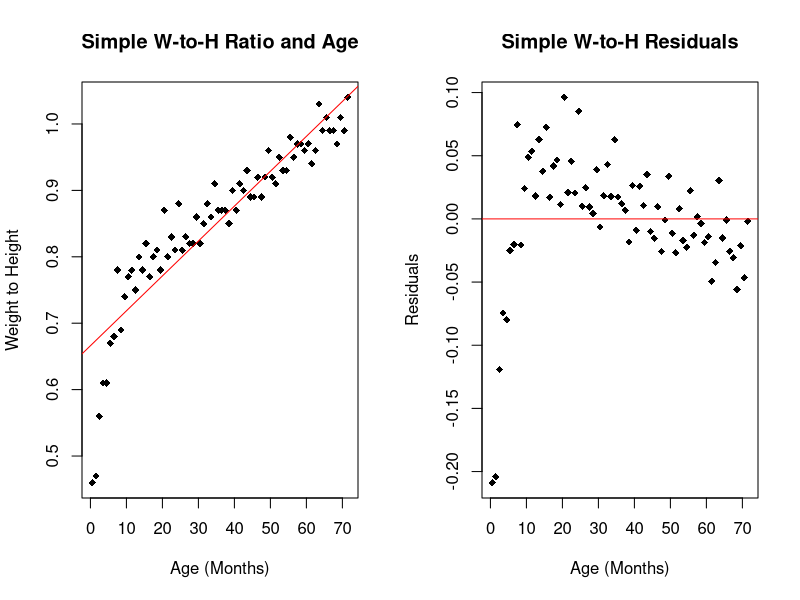
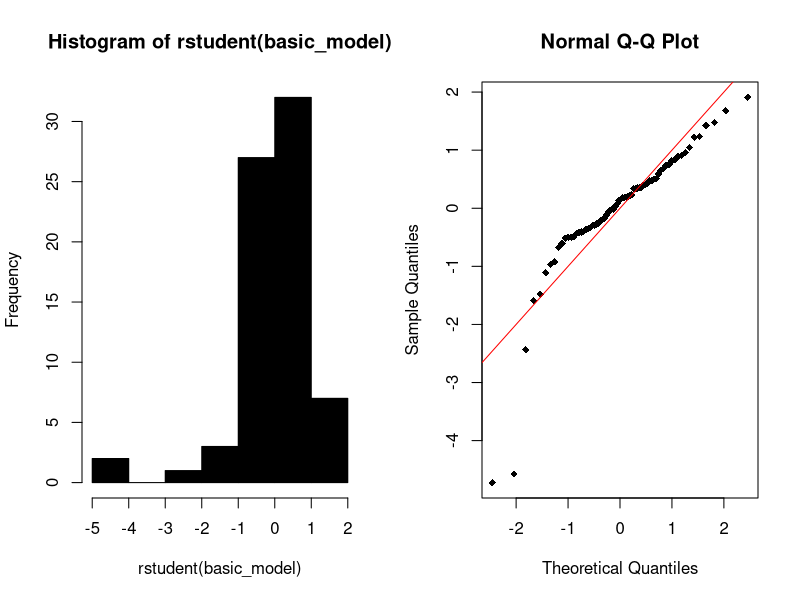
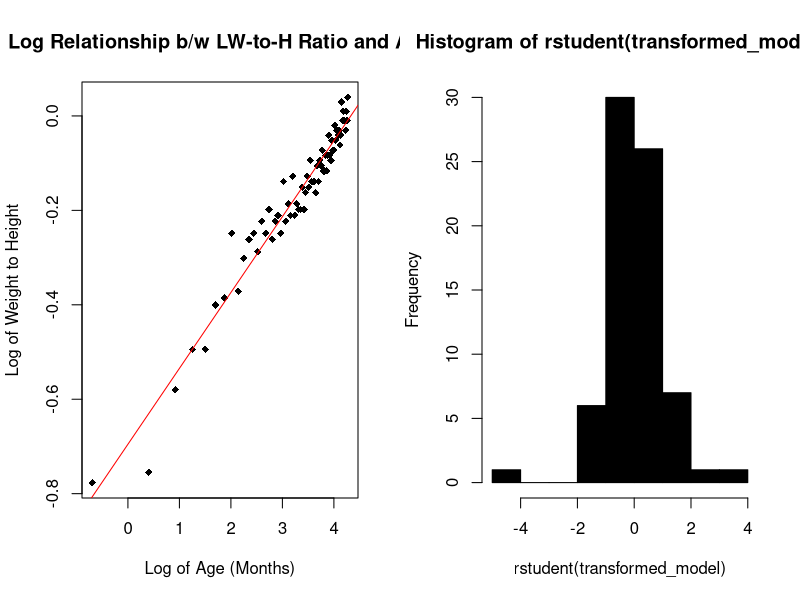
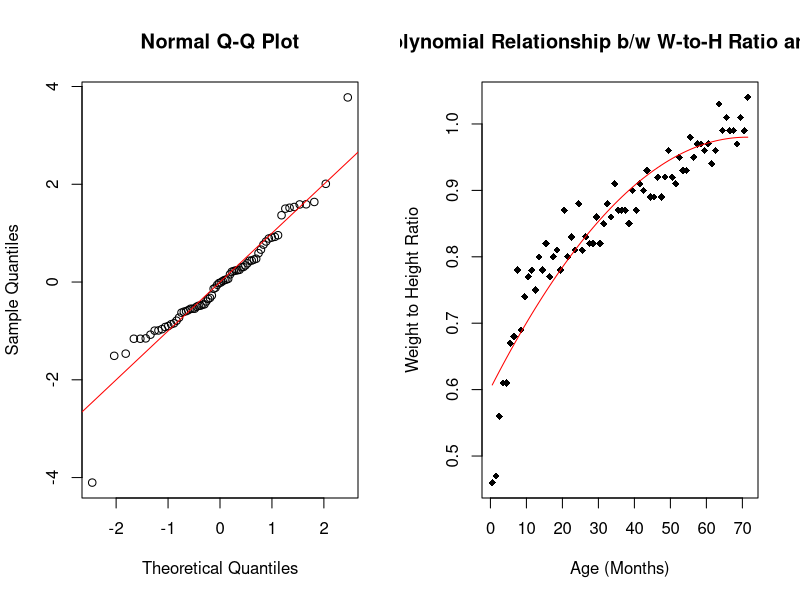
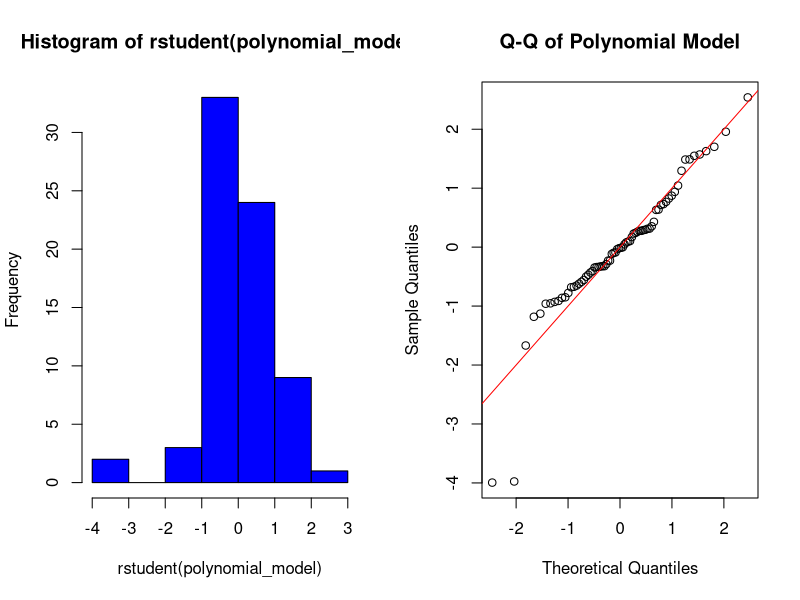
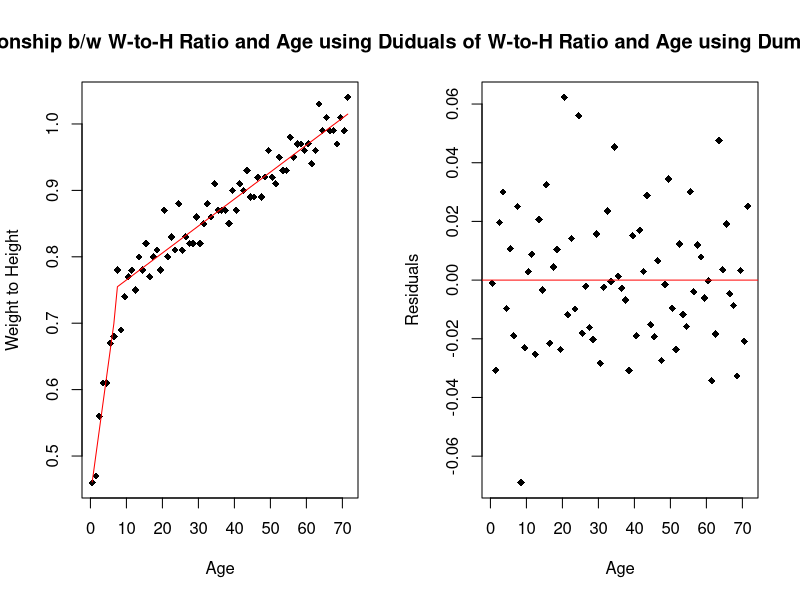
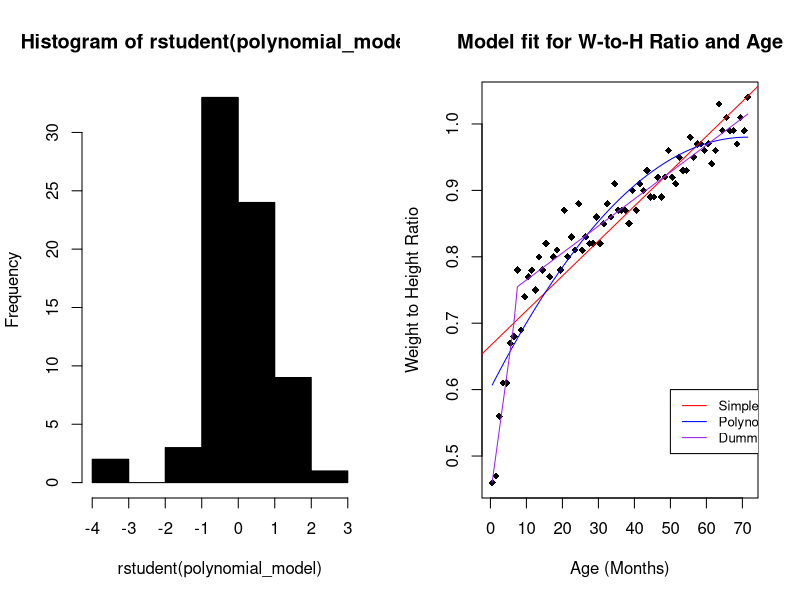
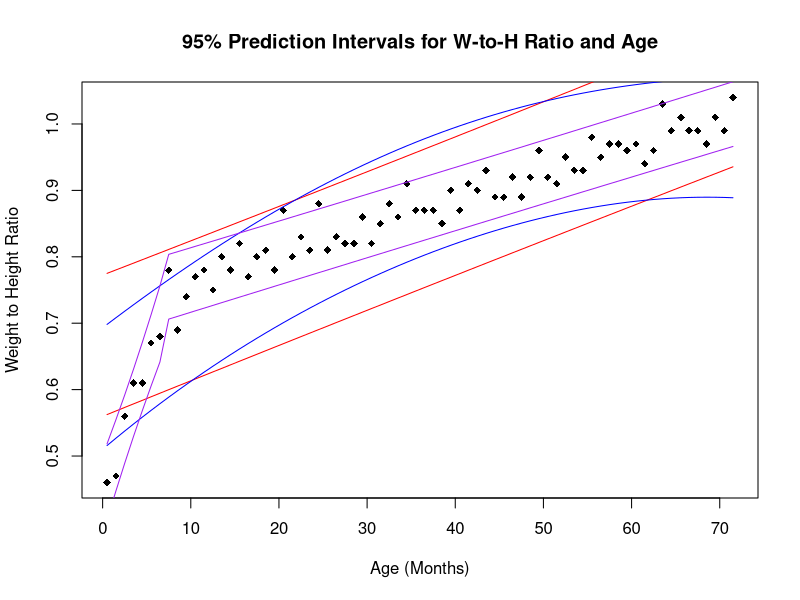

The R script that drew these images, in order:
nutrition = read.csv(file = "nutrition.csv")

### Basic Model ###
par(mfrow=c(1,2)) # Plot + Residuals
basic_relationship = nutrition$woh ~ nutrition$age
plot(
  basic_relationship,
  xlab = "Age (Months)",
  ylab = "Weight to Height",
  main = "Simple W-to-H Ratio and Age",
  pch = 18
)
basic_model = lm(formula = basic_relationship)
abline(basic_model, col=c("red"))
summary(basic_model)
anova(basic_model)

# Check the Model
residual_relationship = basic_model$residuals ~ nutrition$age
residual_model = lm(formula = residual_relationship)
plot(
  residual_relationship,
  xlab = "Age (Months)",
  ylab = "Residuals",
  main = "Simple W-to-H Residuals",
  pch = 18
)
abline(residual_model, col=c("red"))
summary(residual_model)

hist(rstudent(basic_model), col = c("black"))
qqnorm(rstudent(basic_model), col = c("black"), pch = 18)
abline(a = 0, b = 1, col = c("red"))

### Transformed Model ###
transformed_relationship = log(nutrition$woh) ~ log(nutrition$age)
plot(
  transformed_relationship,
  xlab = "Log of Age (Months)",
  ylab = "Log of Weight to Height",
  main = "Log Relationship b/w LW-to-H Ratio and Age",
  pch = 18
)
transformed_model = lm(formula = transformed_relationship)
abline(transformed_model, col=c("red"))
anova(transformed_model)
summary(transformed_model)

# Check the model
hist(rstudent(transformed_model), col = c("black"))
qqnorm(rstudent(transformed_model), col = c("black"))
abline(a = 0, b = 1, col = c("red"))

### Polynomial Model ###
nutrition$age_squared = nutrition$age ^ 2
polynomial_relationship = nutrition$woh ~ nutrition$age + nutrition$age_squared
plot(
  nutrition$woh ~ nutrition$age,
  xlab = "Age (Months)",
  ylab = "Weight to Height Ratio",
  main = "Polynomial Relationship b/w W-to-H Ratio and Age",
  pch = 18
)
polynomial_model = lm(formula = nutrition$woh ~ nutrition$age + nutrition$age_squared)
lines(nutrition$age, fitted(polynomial_model), col = c("red"))
summary(polynomial_model)
anova(polynomial_model)

polynomial_residual_relationship = polynomial_model$residuals ~ nutrition$age
polynomial_residual_model = lm(formula = polynomial_residual_relationship)

hist(rstudent(polynomial_model), col = c("blue"))
qqnorm(rstudent(polynomial_model), col = c("black"), main = "Q-Q of Polynomial Model")
abline(a = 0, b = 1, col = c("red"))

# Dummy Model
nutrition$under_7 = as.numeric(nutrition$age < 7)
nutrition$mixed = nutrition$under_7 * nutrition$age
dummy_relationship = nutrition$woh ~
  nutrition$age +
  nutrition$under_7 +
  nutrition$mixed

plot(
  nutrition$woh ~ nutrition$age,
  xlab = "Age",
  ylab = "Weight to Height",
  main = "Relationship b/w W-to-H Ratio and Age using Dummy Vars",
  pch = 18
)
dummy_model = lm(dummy_relationship, data = nutrition)
lines(nutrition$age, fitted(dummy_model), col = c("red"))
summary(dummy_model)
anova(dummy_model)

# Residual Plot
dummy_residual_relationship = dummy_model$residuals ~ nutrition$age
plot(
  dummy_residual_relationship,
  xlab = "Age",
  ylab = "Residuals",
  main = "Residuals of W-to-H Ratio and Age using Dummy Vars",
  pch = 18
)
abline(lm(dummy_residual_relationship), col = c("red"))

hist(rstudent(polynomial_model), col = c("black"))

### Model Comparison and Evaluation ###

# AIC for Basic/Polynomial
anova(basic_model, polynomial_model)
basic_polynomial_aic = c(
  basic_model = extractAIC(basic_model)[2],
  polynomial_model = extractAIC(polynomial_model)[2]
)
print(basic_polynomial_aic)

# AIC for Basic/Dummy/Polynomial
anova(basic_model, polynomial_model, dummy_model)
basic_dummy_aic = c(
  basic_model = extractAIC(basic_model)[2],
  polynomial_model = extractAIC(polynomial_model)[2],
  dummy_model = extractAIC(dummy_model)[2]
)
print(basic_dummy_aic)


basic_plot = plot(
  nutrition$woh ~ nutrition$age,
  xlab = "Age (Months)",
  ylab = "Weight to Height Ratio",
  main = "Model fit for W-to-H Ratio and Age",
  pch = 18
)
abline(basic_model, col=c("red"))
lines(nutrition$age, fitted(polynomial_model), col = c("blue"))
lines(nutrition$age, fitted(dummy_model), col = c("purple"))
legend(
  50,
  0.6,
  legend=c("Simple", "Polynomial", "Dummy"),
  col=c("Red", "Blue", "Purple"),
  lty = 1,
  cex = 0.8,
)

# Prediction Interval Plot
par(mfrow=c(1,1))
basic_plot = plot(
  nutrition$woh ~ nutrition$age,
  xlab = "Age (Months)",
  ylab = "Weight to Height Ratio",
  main = "95% Prediction Intervals for W-to-H Ratio and Age",
  pch = 18
)
basic_prediction = predict(
  basic_model,
  interval = "prediction",
  level =.95,
)
polynomial_prediction = predict(
  polynomial_model,
  interval = "prediction",
  level =.95,
)
dummy_prediction = predict(
  dummy_model,
  interval = "prediction",
  level =.95,
)
prediction_data = data.frame(
  basic_low = basic_prediction[,"lwr"],
  basic_high = basic_prediction[,"upr"],
  polynomial_low = polynomial_prediction[,"lwr"],
  polynomial_high = polynomial_prediction[,"upr"],
  dummy_low = dummy_prediction[,"lwr"],
  dummy_high = dummy_prediction[,"upr"]
)
lines(nutrition$age, prediction_data$basic_low, col = c("red"))
lines(nutrition$age, prediction_data$basic_high, col = c("red"))
lines(nutrition$age, prediction_data$polynomial_low, col = c("blue"))
lines(nutrition$age, prediction_data$polynomial_high, col = c("blue"))
lines(nutrition$age, prediction_data$dummy_low, col = c("purple"))
lines(nutrition$age, prediction_data$dummy_high, col = c("purple"))


# TODO: need to get the X-values and then plot the low/high values
# lines(basic_prediction)

# Evaluate all three Residual Plots
par(mfrow=c(1,3))
plot(
  residual_relationship,
  xlab = "Age",
  ylab = "Residuals",
  main = "Simple Model Residuals",
  pch = 18
)
abline(residual_model, col = c("red"))

plot(
  polynomial_residual_relationship,
  xlab = "Age",
  ylab = "Residuals",
  main = "Polynomial Model Residuals",
  pch = 18
)
abline(polynomial_residual_model, col = c("red"))

plot(
  dummy_residual_relationship,
  xlab = "Age",
  ylab = "Residuals",
  main = "Dummy Model Residuals",
  pch = 18
)
abline(lm(dummy_residual_relationship), col = c("red"))

# Evaluate all three Q-Q Polots
par(mfrow=c(1,3))
qqnorm(rstudent(basic_model), col = c("black"), main = "Q-Q of Simple Model")
abline(a = 0, b = 1, col = c("red"))
qqnorm(rstudent(polynomial_model), col = c("black"), main = "Q-Q of Polynomial Model")
abline(a = 0, b = 1, col = c("red"))
qqnorm(rstudent(dummy_model), col = c("black"), main = "Q-Q of Dummy Model")
abline(a = 0, b = 1, col = c("red"))
